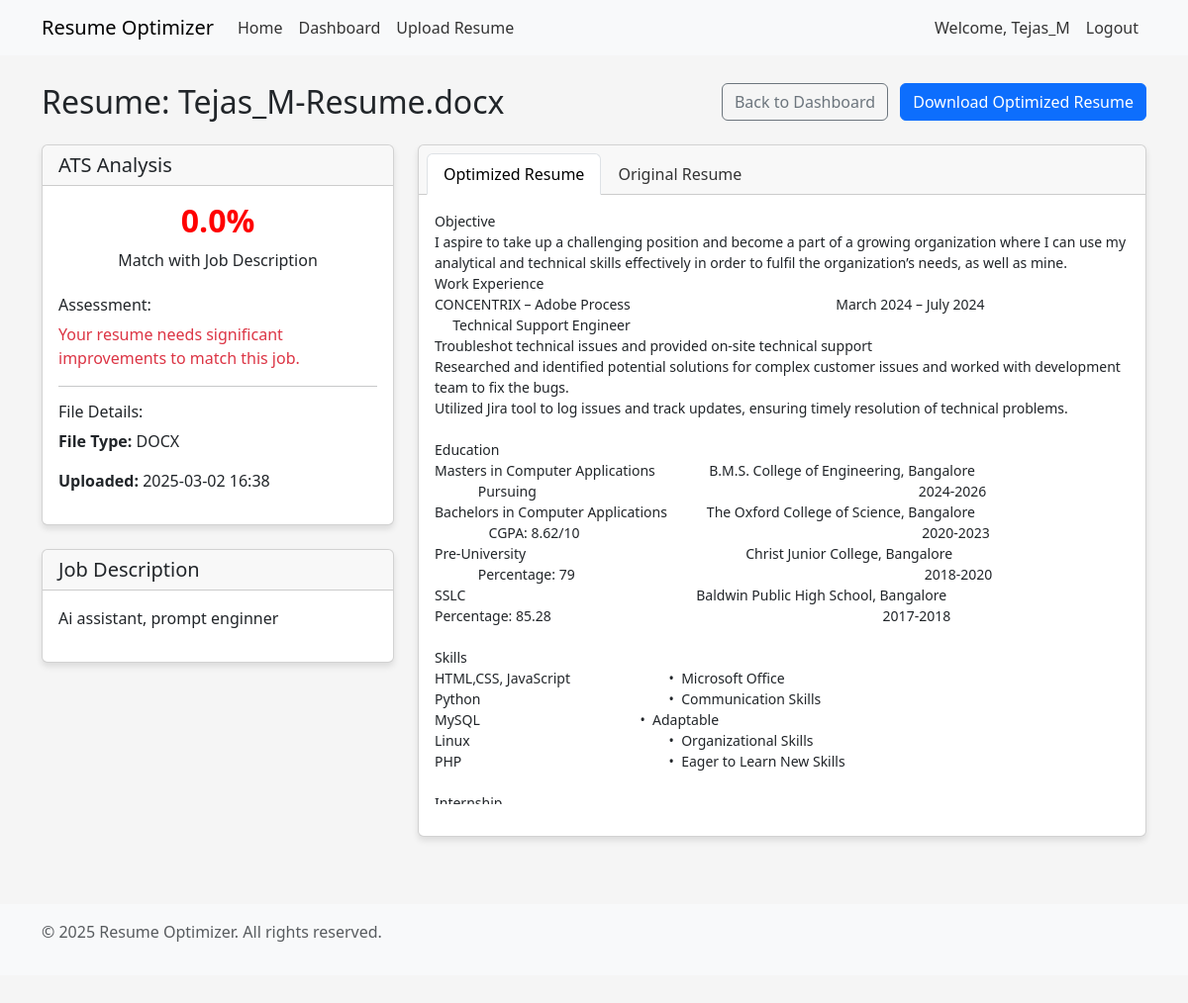
Screenshot of /resume/1 (signed in) with the database file from the repository.
### app.py (models this page shows, shortened)
class User(UserMixin, db.Model):
    id = db.Column(db.Integer, primary_key=True)
    username = db.Column(db.String(100), unique=True, nullable=False)
    email = db.Column(db.String(100), unique=True, nullable=False)
    password_hash = db.Column(db.String(200), nullable=False)
    resumes = db.relationship('Resume', backref='user', lazy=True)

class Resume(db.Model):
    id = db.Column(db.Integer, primary_key=True)
    filename = db.Column(db.String(200), nullable=False)
    original_text = db.Column(db.Text, nullable=True)
    optimized_text = db.Column(db.Text, nullable=True)
    job_description = db.Column(db.Text, nullable=True)
    ats_score = db.Column(db.Float, nullable=True)
    created_at = db.Column(db.DateTime, default=datetime.utcnow)
    user_id = db.Column(db.Integer, db.ForeignKey('user.id'), nullable=False)
    file_type = db.Column(db.String(10), nullable=False)

### app.py (the view)
@app.route('/resume/<int:resume_id>')
@login_required
def view_resume(resume_id):
    resume = Resume.query.get_or_404(resume_id)
    if resume.user_id != current_user.id:
        flash('Access denied', 'danger')
        return redirect(url_for('dashboard'))
    return render_template('view_resume.html', resume=resume)

### app.py (called while the page is built)
@login_manager.user_loader
def load_user(user_id):
    return User.query.get(int(user_id))

### templates/view_resume.html (shortened to what this page needs)
{% extends 'base.html' %}
{% block content %}
<div class="row mb-3">
    <div class="col">
        <h2>Resume: {{ resume.filename }}</h2>
    </div>
    <div class="col-auto">
        <a href="{{ url_for('dashboard') }}" class="btn btn-outline-secondary">Back to Dashboard</a>
        <a href="{{ url_for('download_resume', resume_id=resume.id) }}" class="btn btn-primary ms-2">Download Optimized Resume</a>
    </div>
</div>
<div class="row">
    <div class="col-md-4">
        <div class="card mb-4">
            <div class="card-header">
                <h5 class="card-title mb-0">ATS Analysis</h5>
            </div>
            <div class="card-body">
                {% if resume.ats_score is not none %}
                    <div class="text-center mb-4">
                        <h2 class="
                            {% if resume.ats_score >= 70 %}score-high
                            {% elif resume.ats_score >= 40 %}score-medium
                            {% else %}score-low{% endif %}
                        ">
                            {{ "%.1f"|format(resume.ats_score) }}%
                        </h2>
                        <p>Match with Job Description</p>
                    </div>
                    <div>
                        <h6>Assessment:</h6>
                        {% if resume.ats_score >= 70 %}
                            <p class="text-success">Your resume is well-optimized for this job!</p>
                        {% elif resume.ats_score >= 40 %}
                            <p class="text-warning">Your resume needs some improvements to better match this job.</p>
                        {% else %}
                            <p class="text-danger">Your resume needs significant improvements to match this job.</p>
                        {% endif %}
                    </div>
                {% else %}
                    <p class="text-center"><em>No job description provided for analysis</em></p>
                {% endif %}
                <hr>
                <h6>File Details:</h6>
                <p><strong>File Type:</strong> {{ resume.file_type.upper() }}</p>
                <p><strong>Uploaded:</strong> {{ resume.created_at.strftime('%Y-%m-%d %H:%M') }}</p>
            </div>
        </div>
        {% if resume.job_description %}
        <div class="card mb-4">
            <div class="card-header">
                <h5 class="card-title mb-0">Job Description</h5>
            </div>
            <div class="card-body">
                <div style="max-height: 300px; overflow-y: auto;">
                    <p>{{ resume.job_description.replace('\n', '<br>') | safe }}</p>
                </div>
            </div>
        </div>
        {% endif %}
    </div>
    <div class="col-md-8">
        <div class="card">
            <div class="card-header">
                <ul class="nav nav-tabs card-header-tabs" id="resumeTabs" role="tablist">
                    <li class="nav-item" role="presentation">
                        <button class="nav-link active" id="optimized-tab" data-bs-toggle="tab" data-bs-target="#optimized" type="button" role="tab" aria-controls="optimized" aria-selected="true">Optimized Resume</button>
                    </li>
                    <li class="nav-item" role="presentation">
                        <button class="nav-link" id="original-tab" data-bs-toggle="tab" data-bs-target="#original" type="button" role="tab" aria-controls="original" aria-selected="false">Original Resume</button>
                    </li>
                </ul>
            </div>
            <div class="card-body">
                <div class="tab-content" id="resumeTabsContent">
                    <div class="tab-pane fade show active" id="optimized" role="tabpanel" aria-labelledby="optimized-tab">
                        <pre style="white-space: pre-wrap; font-family: inherit; max-height: 600px; overflow-y: auto;">{{ resume.optimized_text }}</pre>
                    </div>
                </div>
            </div>
        </div>
    </div>
</div>
{% endblock %}

### templates/base.html (shortened to what this page needs)
<!DOCTYPE html>
<html lang="en">
<head>
    <link href="https://cdn.jsdelivr.net/npm/bootstrap@5.3.0-alpha1/dist/css/bootstrap.min.css" rel="stylesheet">
</head>
<body>
    <nav class="navbar navbar-expand-md navbar-light bg-light fixed-top">
        <div class="container">
            <a class="navbar-brand" href="{{ url_for('index') }}">Resume Optimizer</a>
            <div class="collapse navbar-collapse" id="navbarNav">
                <ul class="navbar-nav me-auto">
                    <li class="nav-item">
                        <a class="nav-link" href="{{ url_for('index') }}">Home</a>
                    </li>
                    {% if current_user.is_authenticated %}
                    <li class="nav-item">
                        <a class="nav-link" href="{{ url_for('dashboard') }}">Dashboard</a>
                    </li>
                    <li class="nav-item">
                        <a class="nav-link" href="{{ url_for('upload_resume') }}">Upload Resume</a>
                    </li>
                    {% endif %}
                </ul>
                <ul class="navbar-nav">
                    {% if current_user.is_authenticated %}
                    <li class="nav-item">
                        <span class="nav-link">Welcome, {{ current_user.username }}</span>
                    </li>
                    <li class="nav-item">
                        <a class="nav-link" href="{{ url_for('logout') }}">Logout</a>
                    </li>
                    {% endif %}
                </ul>
            </div>
        </div>
    </nav>
    <div class="container mt-4">
        {% block content %}{% endblock %}
    </div>
    <footer class="bg-light text-center text-lg-start mt-5 py-3">
        <div class="container">
            <p class="text-muted">&copy; 2025 Resume Optimizer. All rights reserved.</p>
        </div>
    </footer>
</body>
</html>

### templates/base.html (style rules this page uses)
body { padding-top: 60px; padding-bottom: 40px; background-color: #f5f5f5; }
.card { margin-bottom: 20px; box-shadow: 0 4px 6px rgba(0,0,0,0.1); }
.nav-link { color: #333; }
.score-low { color: red; font-weight: bold; }

### rows the page displays
User: username "Tejas_M"
Resume: filename "Tejas_M-Resume.docx", ats_score "0.0", file_type "DOCX", created_at "2025-03-02 16:38", job_description.replace "Ai assistant, prompt enginner", optimized_text "Objective I aspire to take up a challenging position and become a part of a growing organization where I can use my analytical and technical skills effectively in order to fulfil the organization’s needs, as well as mine. Work Experience CONCENTRIX – Adobe Process March 2024 – July 2024 Technical Support Engineer Troubleshot technical issues and provided on-site technical support Researched and identified potential solutions for complex customer issues and worked with development team to fix the bugs. Utilized Jira tool to log issues and track updates, ensuring timely resolution of technical problems. Education Masters in Computer Applications B.M.S. College of Engineering, Bangalore…"
